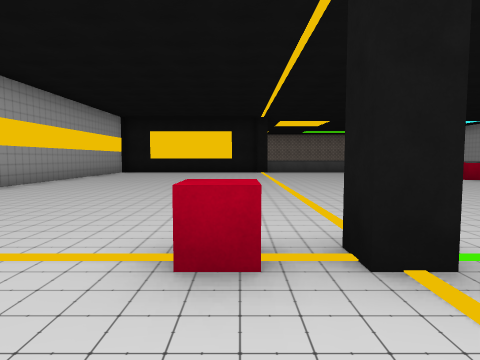
[1] (above)

20 first-person views from a walk through a scene from a Unity 3-D project. The camera is 1.3 m above the floor, tilts 4° down and sees 75° across. The floor is counted in squares, 2 m on a side. Each view is taken from the middle of a square. On the plan, view 1 faces up. The plan holds only what a view shows up to about 10 squares ahead; the rest is blank. The place goes on beyond the plan. The player is left out. Some animated figures are left out. Some surface patterns are stand-ins.

[2]
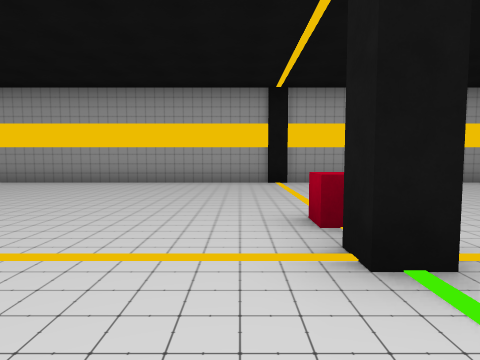

[3]
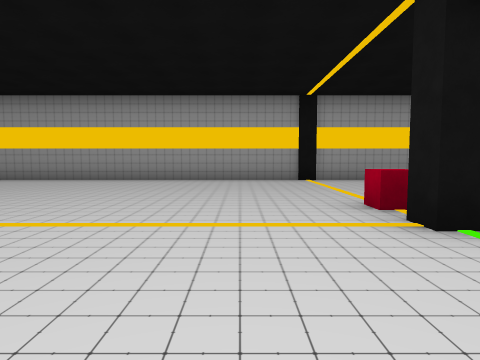

[4]
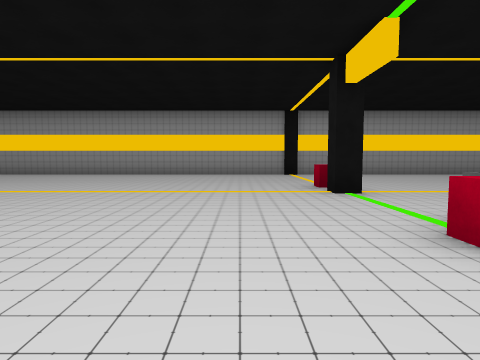

[5]
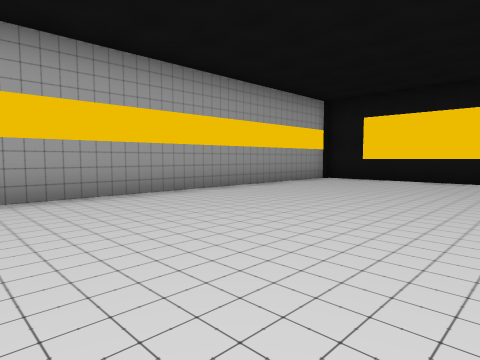

[6]
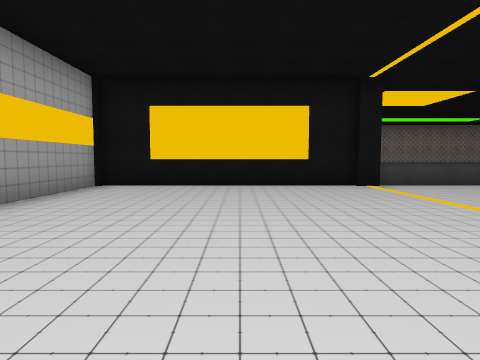

[7]
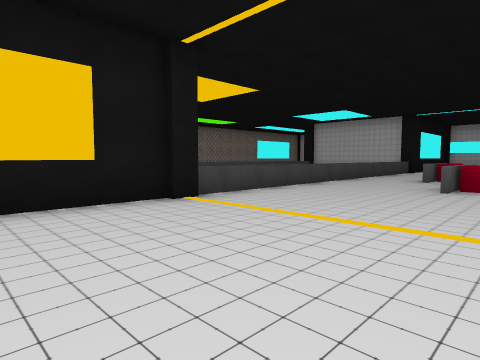

[8]
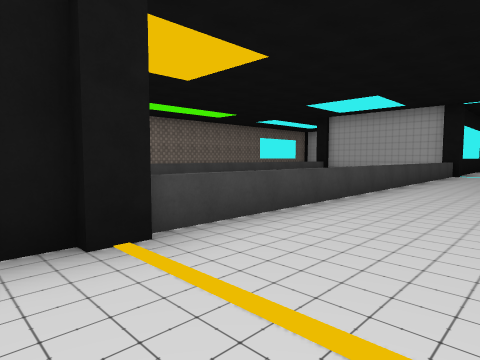

[9]
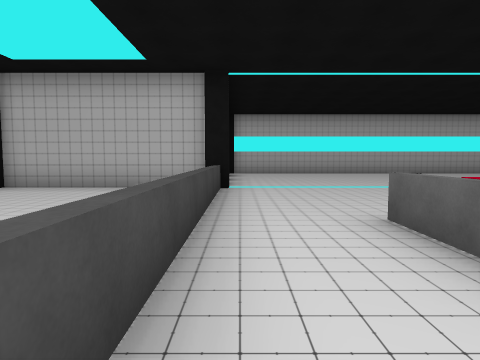

[10]
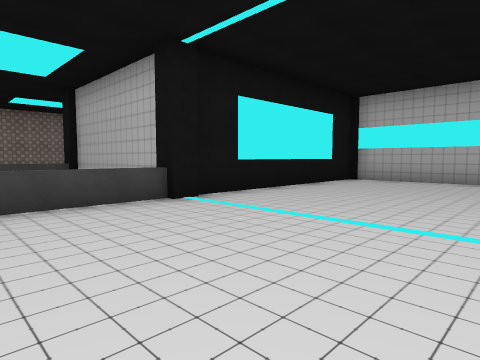

[11]
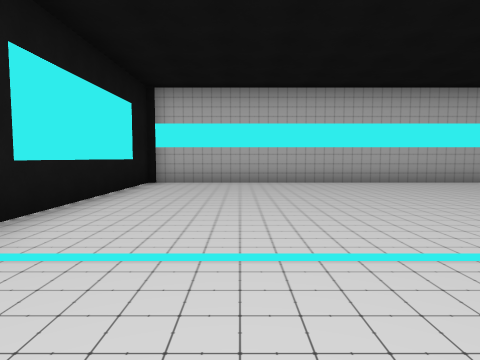

[12]
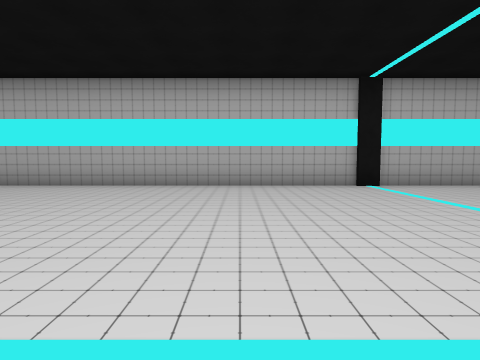

[13]
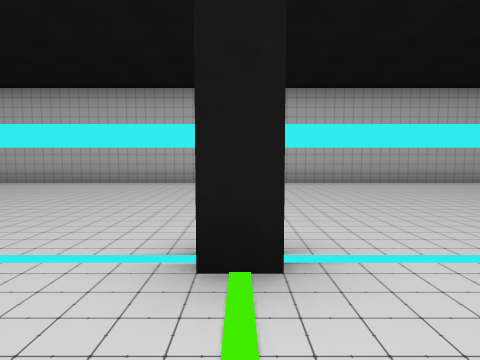

[14]
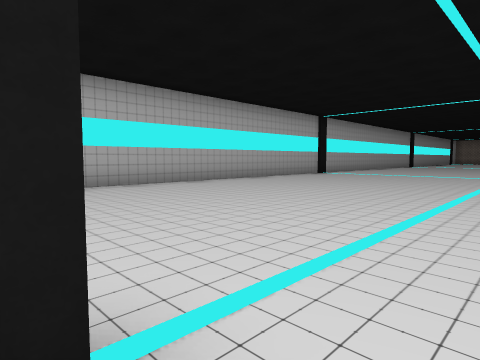

[15]
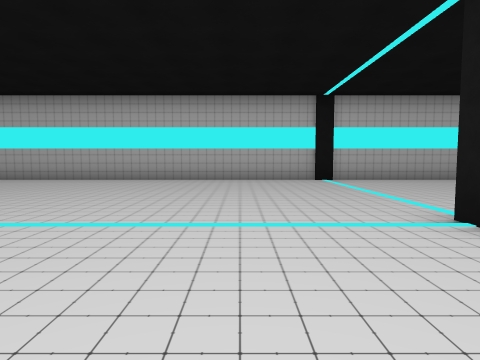

[16]
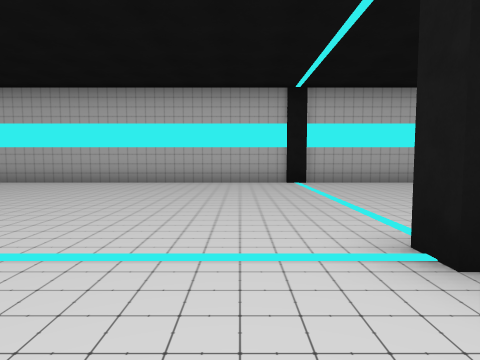

[17]
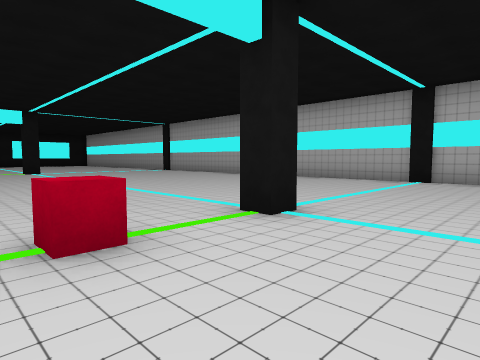

[18]
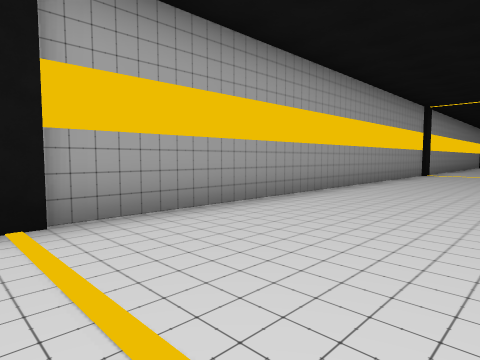

[19]
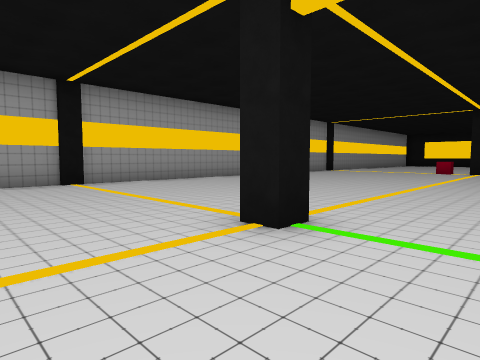

[20]
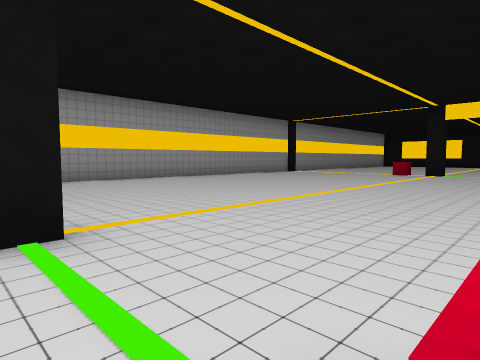

### Floor plan
Points are (right, up) in squares from view 1. A wall is a line through its corners. A room is listed if a view was taken in it or the views show most of it. See-through windows are left out.
Room 1 (views 1, 2, 3, 4, 5, 6, 7, 8, 9, 10, 11, 12, 13, 14, 15, 16, 17, 18, 19, 20)
walls: (12.7, 1.6) (12.7, 2.2); (1.3, 2.4) (1.3, 1.8) (0.8, 1.8) (0.8, 2.2); (1.3, -10.1) (1.3, -10.7) (0.8, -10.7); (13.4, -10.7) (12.7, -10.7) (12.7, -10.3) (13.2, -10.3); (1.4, 14.2) (0.8, 14.2); (13.4, 14.2) (12.7, 14.2) (12.7, 14.8); (0.9, 14.4) (-5.4, 14.4) (-5.4, -12); (19.4, -13.5) (19.4, 14.4) (13.4, 14.4)
low walls: (5.4, 11.3) (4.6, 11.3); (8.4, 12.4) (9.4, 12.4); (12.8, 14.4) (1.2, 14.4)
objects: block (0, 2); block (4, -10); block (5, 2); block (6, 11); other object (8, 12); block (11, -10)

Where each view was taken, in squares from view 1:
view 1: 0 up, 0 right, facing up
view 2: 1 up, 3 right, facing left
view 3: 0 up, 4 right, facing left
view 4: 0 up, 7 right, facing left
view 5: 5 up, 0 right, facing up-left
view 6: 7 up, 2 left, facing up
view 7: 10 up, 2 left, facing up-right
view 8: 12 up, 0 right, facing up-right
view 9: 14 up, 6 right, facing right
view 10: 10 up, 10 right, facing up-right
view 11: 12 up, 11 right, facing right
view 12: 5 up, 12 right, facing right
view 13: 2 up, 11 right, facing right
view 14: 2 up, 12 right, facing down-right
view 15: 8 down, 10 right, facing right
view 16: 9 down, 11 right, facing right
view 17: 13 down, 10 right, facing up-right
view 18: 11 down, 2 left, facing up-left
view 19: 13 down, 3 right, facing up-left
view 20: 11 down, 4 right, facing up-left
